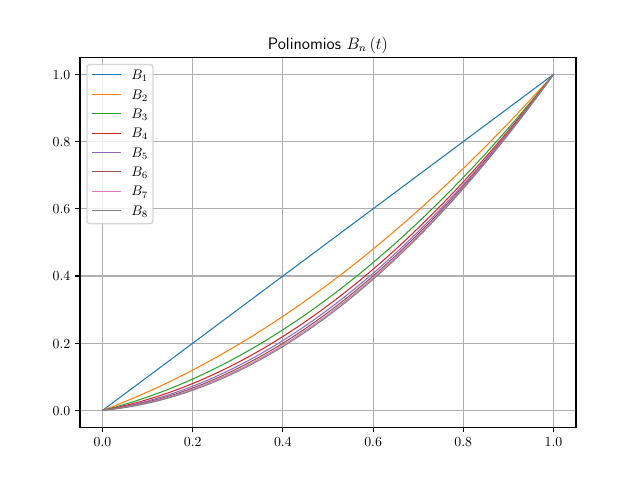

The script that saved this image:
#!/usr/bin/env python

import matplotlib.pyplot as plt
import numpy as np


plt.rcParams["text.usetex"] = True
plt.rcParams["font.serif"] = ["Computer Modern"]


def b_n(t: np.array, n: int):
    """Retorna la evaluación de B_{n}(t)."""
    from math import comb

    assert np.all(t >= 0) and np.all(
        t <= 1
    ), "t debe estar en el intervalo \left[0, 1\right]."

    return (1 - 1 / n) * t**2 + (1 / n) * t


def plot_b_n(numbers: list):
    """Grafica los polinomios de Bernstein desde k=0,\dotsc,n."""
    t = np.linspace(start=0, stop=1)

    for number in numbers:
        plt.plot(t, b_n(t=t, n=number), lw=0.75, label=f"$B_{number}$")

    plt.grid()
    plt.legend()
    plt.title(r"Polinomios $B_{n}\left(t\right)$")


plot_b_n(numbers=[1, 2, 3, 4, 5, 6, 7, 8])
plt.savefig("b_n.pdf")

TOLERANCE = 1e-6
t = np.linspace(start=0, stop=1, num=10)
y = b_n(t=t, n=1)
print(y)
print(np.all(np.abs(y) <= TOLERANCE))
